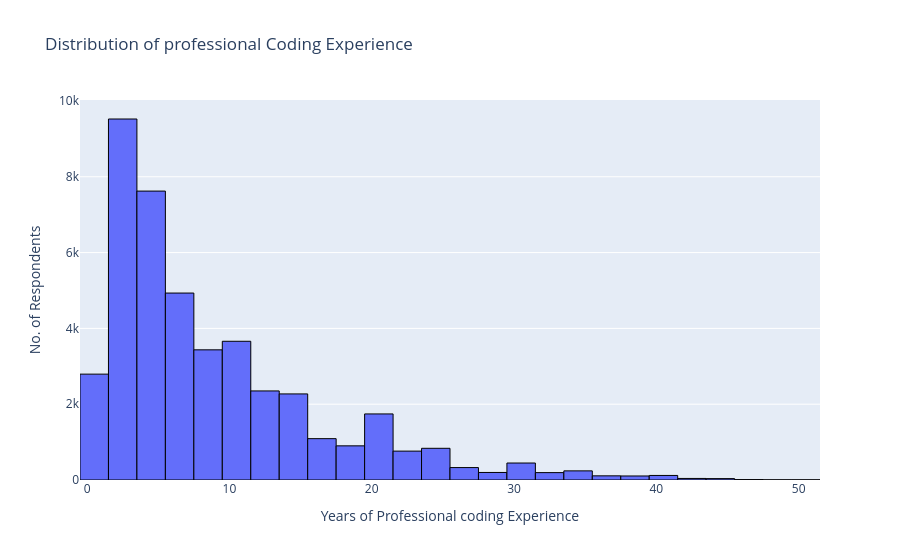

Source (notebook cell):
### Markdown cell above
## Professional Coding Experience

This chart explores the distribution of professional coding experience among respondents.

### Code cell
fig = px.histogram(survey_df,
                  x = 'YearsCodePro',
                   nbins = 30,
                  title = 'Distribution of professional Coding Experience')
fig.update_traces(marker_line_width = 1,marker_line_color = 'black')
fig.update_layout(xaxis_title = 'Years of Professional coding Experience', 
                  yaxis_title = 'No. of Respondents')
fig.show()

### Figure 1 — Plotly figure (JSON) as saved in the notebook; plotly's stock layout.template omitted (floating-point values rounded to 4 significant figures; data arrays with more than 128 entries replaced by an {"elided": "..."} marker saying what was removed)
{"data": [{"bingroup": "x", "hovertemplate": "YearsCodePro=%{x}<br>count=%{y}<extra></extra>", "legendgroup": "", "marker": {"color": "#636efa", "line": {"color": "black", "width": 1}, "pattern": {"shape": ""}}, "name": "", "nbinsx": 30, "orientation": "v", "showlegend": false, "type": "histogram", "x": {"elided": "64266 float values"}, "xaxis": "x", "yaxis": "y"}], "layout": {"barmode": "relative", "legend": {"tracegroupgap": 0}, "title": {"text": "Distribution of professional Coding Experience"}, "xaxis": {"anchor": "y", "domain": [0, 1], "title": {"text": "Years of Professional coding Experience"}}, "yaxis": {"anchor": "x", "domain": [0, 1], "title": {"text": "No. of Respondents"}}}}
